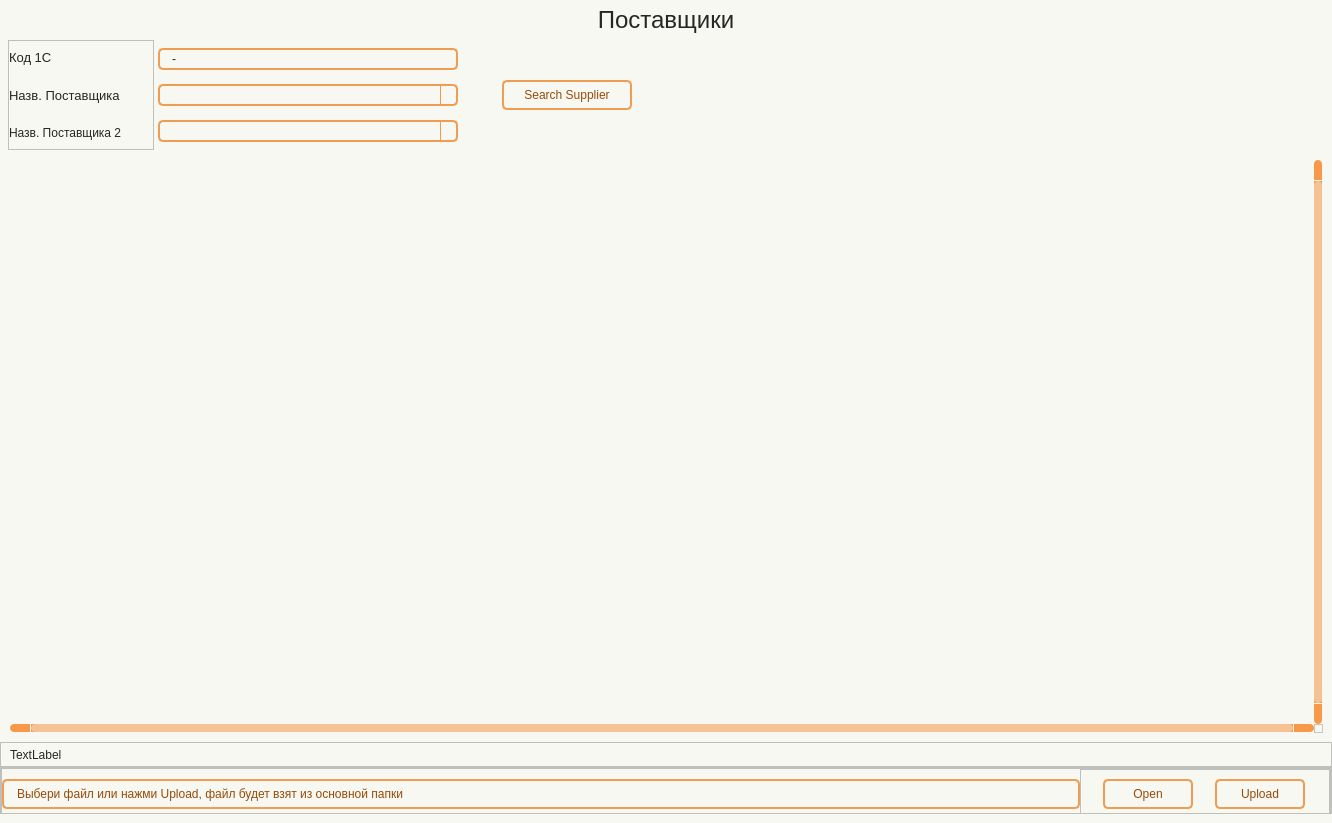
<?xml version="1.0" encoding="UTF-8"?>
<ui version="4.0">
 <class>Form</class>
 <widget class="QWidget" name="Form">
  <property name="geometry">
   <rect>
    <x>0</x>
    <y>0</y>
    <width>1332</width>
    <height>823</height>
   </rect>
  </property>
  <property name="minimumSize">
   <size>
    <width>930</width>
    <height>650</height>
   </size>
  </property>
  <property name="font">
   <font>
    <family>Tahoma</family>
    <pointsize>8</pointsize>
   </font>
  </property>
  <property name="contextMenuPolicy">
   <enum>Qt::ContextMenuPolicy::NoContextMenu</enum>
  </property>
  <property name="windowTitle">
   <string>Form</string>
  </property>
  <property name="styleSheet">
   <string notr="true">Form.QWidget{border: 2px solid #f28223;}

QWidget{
	background-color: #f8f8f2;
}

#Title_label.QLabel {
color: #262626;
font: 18pt &quot;Tahoma&quot;;
}

QLabel {
color: #262626;
font: 10pt &quot;Tahoma&quot;;
}

QPushButton {
	border: 2px solid #f09d54;
	border-radius: 5px;
	background-color: #f8f8f2;
	color: #964b09;
	font: 10pt &quot;Tahoma&quot;;
}

QPushButton:hover {
	background-color: #f28223;
	color: #ffffff;
}

QPushButton:pressed {
	background-color: #f28223;
	border: 2px solid #f28223;
	color: #ffffff;
}


QTableWidget {	
	background-color: #f8f8f2;
	padding: 10px;
	border-radius: 5px;
	gridline-color: #f8994a;
    outline: none;
	color: #262626;
}
QTableWidget::item{
	border-color: #f8994a;
	padding-left: 5px;
	padding-right: 5px;
	gridline-color: #f8994a;
	color: #262626;
	padding: 1px;
    font: 7pt &quot;Tahoma&quot;; 
}
QTableWidget::item:selected{
	background-color: #f28223;
    color: #ffffff;
}
QTableWidget::item:editable {
	background-color: #ffffd0;
	border: #ffffff;
}
QTableWidget::item:focus {
	background-color: #f28223;
	border: 2px solid #ffffff;
}
QHeaderView::section{
	background-color: #f8f8f2;
	border: none;
	border-style: none;
}
QTableWidget::horizontalHeader {	
	background-color: #f8994a;
	font: 10pt &quot;Tahoma&quot;;
}
QHeaderView::section:horizontal {
    border: 1px solid #f8994a;
	background-color: #ffd4af;
	padding: 3px;
	border-top-left-radius: 7px;
    border-top-right-radius: 7px;
    color: #262626;
}
QHeaderView::section:vertical {
    border: 1px solid #f8994a;
	color: #262626;
}

QLineEdit {
	background-color: #f8f8f2;
	border-radius: 5px;
	border: 2px solid #f09d54;
	padding-left: 10px;
	selection-color: rgb(255, 255, 255);
	selection-background-color: #f28223;
    color: #262626;
}
QLineEdit:hover {
	border: 2px solid #f28223;
}
QLineEdit:focus {
	border: 2px solid #f28223;
}

/* Стили для множественного выбора */
QListWidget {
    background-color: #f8f8f2;
    border: 2px solid #f09d54;
    border-radius: 5px;
    color: #262626;
    font: 10pt &quot;Tahoma&quot;;
}

QListWidget::item {
    padding: 5px;
    border-bottom: 1px solid #f8994a;
}

QListWidget::item:selected {
    background-color: #f28223;
    color: #ffffff;
}

QListWidget::item:hover {
    background-color: #ffd4af;
}

/* Улучшенная видимость чекбоксов */
QCheckBox::indicator {
    width: 16px;
    height: 16px;
}

QCheckBox::indicator:unchecked {
    border: 2px solid #f09d54;
    background-color: #f8f8f2;
    border-radius: 3px;
}

QCheckBox::indicator:checked {
    border: 2px solid #f28223;
    background-color: #f28223;
    border-radius: 3px;
    image: url(:/icon/icon/check.svg);
}

QCheckBox::indicator:hover {
    border: 2px solid #f28223;
}

QComboBox {
	background-color: #f8f8f2;
	border-radius: 5px;
	border: 2px solid #f09d54;
	padding-left: 10px;
	selection-color: #f28223;
	selection-background-color: #f28223;
    color: #262626;
	font: 9pt &quot;Tahoma&quot;;
}
QComboBox:hover {
	border: 2px solid #f28223;
	
}
QComboBox:focus {
	border: 2px solid #f28223;
}

QComboBox QAbstractItemView::item {
	color: #262626;
}
QComboBox QAbstractItemView::item::selected {
	background-color: #f09d54;
	color: #ffffff;
}

QComboBox::down-arrow {
	
	image: url(:/icon/icon/chevron-down — копия — копия.svg);
}
QComboBox::drop-down {
    subcontrol-origin: padding;
    subcontrol-position: top right;
    width: 15px;
    border-left-width: 1px;
    border-left-color: #f8994a;
    border-left-style: solid; /* just a single line */
    border-top-right-radius: 3px; /* same radius as the QComboBox */
    border-bottom-right-radius: 3px;
	color: #262626;
}

QScrollBar:horizontal {
    border: none;
    background: #f8994a;
    height: 8px;
    margin: 0px 21px 0 21px;
	border-radius: 0px;
}
QScrollBar::handle:horizontal {
    background: #f6c294;
    min-width: 20px;
	border-radius: 4px
}
QScrollBar::add-line:horizontal {
    border: none;
    background: #f8994a;
    width: 20px;
	border-top-right-radius: 4px;
    border-bottom-right-radius: 4px;
    subcontrol-position: right;
    subcontrol-origin: margin;
}
QScrollBar::sub-line:horizontal {
    border: none;
    background: #f8994a;
    width: 20px;
	border-top-left-radius: 4px;
    border-bottom-left-radius: 4px;
    subcontrol-position: left;
    subcontrol-origin: margin;
}
QScrollBar::up-arrow:horizontal, QScrollBar::down-arrow:horizontal
{
     background: none;
}
QScrollBar::add-page:horizontal, QScrollBar::sub-page:horizontal
{
     background: none;
}
 QScrollBar:vertical {
	border: none;
    background-color: #f8994a;
    width: 8px;
    margin: 21px 0 21px 0;
	border-radius: 0px;
 }
 QScrollBar::handle:vertical {	
	background: #f6c294;
    min-height: 25px;
	border-radius: 4px
 }
 QScrollBar::add-line:vertical {
     border: none;
    background: #f8994a;
     height: 20px;
	border-bottom-left-radius: 4px;
    border-bottom-right-radius: 4px;
     subcontrol-position: bottom;
     subcontrol-origin: margin;
 }
 QScrollBar::sub-line:vertical {
	border: none;
    background: #f8994a;
     height: 20px;
	border-top-left-radius: 4px;
    border-top-right-radius: 4px;
     subcontrol-position: top;
     subcontrol-origin: margin;
 }
 QScrollBar::up-arrow:vertical, QScrollBar::down-arrow:vertical {
     background: none;
 }

 QScrollBar::add-page:vertical, QScrollBar::sub-page:vertical {
     background: none;
 }

QDateEdit {
    background-color: #f8f8f2;
    border-radius: 5px;
    border: 2px solid #f09d54;
    padding-left: 10px; /* Add left padding */
    padding-right: 10px; /* Add right padding to accommodate the dropdown arrow */
    color: #262626;
    font: 10pt &quot;Tahoma&quot;;
    min-width: 80px; /* Minimum width to prevent text clipping */
}

QDateEdit:hover {
    border: 2px solid #f28223;
}

QDateEdit:focus {
    border: 2px solid #f28223;
}

QDateEdit::drop-down {
    subcontrol-origin: padding;
    subcontrol-position: top right;
    width: 25px; /* Keep the dropdown arrow width */
    border-left-width: 1px;
    border-left-color: #f8994a;
    border-left-style: solid;
    border-top-right-radius: 3px;
    border-bottom-right-radius: 3px;
    background-color: #f8f8f2;
}

QDateEdit::down-arrow {
	image: url(:/icon/icon/chevron-down — копия — копия.svg);
    width: 16px;
    height: 16px;
}

/* Calendar Styling */
QCalendarWidget {
    background-color: #f8f8f2;
    border: 2px solid #f28223;
    color: #262626;
}

QCalendarWidget QWidget {
    color: #262626;
}

QCalendarWidget QAbstractItemView {
    background-color: #f8f8f2;
    selection-background-color: #f28223;
    selection-color: #ffffff;
}

QCalendarWidget QToolButton {
    background-color: #ffd4af;
    color: #262626;
    font: 10pt &quot;Tahoma&quot;;
    border-radius: 3px;
    padding: 5px;
}

QCalendarWidget QToolButton:hover {
    background-color: #f28223;
    color: #ffffff;
}

QCalendarWidget QMenu {
    background-color: #f8f8f2;
    border: 1px solid #f28223;
}

QCalendarWidget QSpinBox {
    background-color: #f8f8f2;
    color: #262626;
    border: 1px solid #f09d54;
}

QCalendarWidget QSpinBox::up-button {
    subcontrol-origin: border;
    subcontrol-position: top right;
    width: 15px;
    border-left-width: 1px;
    border-left-color: #f8994a;
    border-left-style: solid;
}

QCalendarWidget QSpinBox::down-button {
    subcontrol-origin: border;
    subcontrol-position: bottom right;
    width: 15px;
    border-left-width: 1px;
    border-left-color: #f8994a;
    border-left-style: solid;
}

QCalendarWidget QSpinBox::up-arrow {
	image: url(:/icon/icon/chevron-up — копия — копия.svg);
    width: 10px;
    height: 10px;
}

QCalendarWidget QSpinBox::down-arrow {
	image: url(:/icon/icon/chevron-down — копия — копия.svg);
    width: 10px;
    height: 10px;
}
</string>
  </property>
  <layout class="QHBoxLayout" name="horizontalLayout">
   <property name="spacing">
    <number>0</number>
   </property>
   <property name="leftMargin">
    <number>0</number>
   </property>
   <property name="topMargin">
    <number>0</number>
   </property>
   <property name="rightMargin">
    <number>0</number>
   </property>
   <property name="bottomMargin">
    <number>0</number>
   </property>
   <item>
    <widget class="QWidget" name="widget" native="true">
     <property name="font">
      <font>
       <family>Tahoma</family>
      </font>
     </property>
     <layout class="QVBoxLayout" name="verticalLayout_6">
      <property name="spacing">
       <number>0</number>
      </property>
      <property name="leftMargin">
       <number>0</number>
      </property>
      <property name="topMargin">
       <number>0</number>
      </property>
      <property name="rightMargin">
       <number>0</number>
      </property>
      <item>
       <widget class="QLabel" name="Title_label">
        <property name="minimumSize">
         <size>
          <width>0</width>
          <height>40</height>
         </size>
        </property>
        <property name="maximumSize">
         <size>
          <width>16777215</width>
          <height>40</height>
         </size>
        </property>
        <property name="font">
         <font>
          <family>Tahoma</family>
          <pointsize>18</pointsize>
          <italic>false</italic>
          <bold>false</bold>
         </font>
        </property>
        <property name="layoutDirection">
         <enum>Qt::LayoutDirection::LeftToRight</enum>
        </property>
        <property name="text">
         <string>Поставщики</string>
        </property>
        <property name="alignment">
         <set>Qt::AlignmentFlag::AlignCenter</set>
        </property>
       </widget>
      </item>
      <item>
       <widget class="QFrame" name="frame_Search">
        <property name="minimumSize">
         <size>
          <width>0</width>
          <height>110</height>
         </size>
        </property>
        <property name="maximumSize">
         <size>
          <width>16777215</width>
          <height>155</height>
         </size>
        </property>
        <layout class="QHBoxLayout" name="horizontalLayout_5">
         <property name="spacing">
          <number>4</number>
         </property>
         <property name="leftMargin">
          <number>8</number>
         </property>
         <property name="topMargin">
          <number>0</number>
         </property>
         <property name="rightMargin">
          <number>0</number>
         </property>
         <property name="bottomMargin">
          <number>0</number>
         </property>
         <item>
          <widget class="QFrame" name="frame">
           <property name="minimumSize">
            <size>
             <width>100</width>
             <height>0</height>
            </size>
           </property>
           <property name="maximumSize">
            <size>
             <width>150</width>
             <height>16777215</height>
            </size>
           </property>
           <property name="font">
            <font>
             <family>Tahoma</family>
            </font>
           </property>
           <property name="frameShape">
            <enum>QFrame::Shape::StyledPanel</enum>
           </property>
           <property name="frameShadow">
            <enum>QFrame::Shadow::Raised</enum>
           </property>
           <layout class="QVBoxLayout" name="verticalLayout_2">
            <property name="leftMargin">
             <number>0</number>
            </property>
            <property name="topMargin">
             <number>0</number>
            </property>
            <property name="rightMargin">
             <number>9</number>
            </property>
            <property name="bottomMargin">
             <number>0</number>
            </property>
            <item>
             <widget class="QLabel" name="label_2">
              <property name="font">
               <font>
                <family>Tahoma</family>
                <pointsize>10</pointsize>
                <italic>false</italic>
                <bold>false</bold>
               </font>
              </property>
              <property name="text">
               <string>Код 1С</string>
              </property>
             </widget>
            </item>
            <item>
             <widget class="QLabel" name="label_3">
              <property name="font">
               <font>
                <family>Tahoma</family>
                <pointsize>10</pointsize>
                <italic>false</italic>
                <bold>false</bold>
               </font>
              </property>
              <property name="styleSheet">
               <string notr="true"/>
              </property>
              <property name="text">
               <string>Назв. Поставщика</string>
              </property>
             </widget>
            </item>
            <item>
             <widget class="QLabel" name="label">
              <property name="text">
               <string>Назв. Поставщика 2</string>
              </property>
             </widget>
            </item>
           </layout>
          </widget>
         </item>
         <item>
          <widget class="QFrame" name="frame_2">
           <property name="maximumSize">
            <size>
             <width>300</width>
             <height>16777215</height>
            </size>
           </property>
           <layout class="QVBoxLayout" name="verticalLayout_3">
            <property name="spacing">
             <number>6</number>
            </property>
            <property name="leftMargin">
             <number>0</number>
            </property>
            <property name="topMargin">
             <number>0</number>
            </property>
            <property name="rightMargin">
             <number>0</number>
            </property>
            <property name="bottomMargin">
             <number>0</number>
            </property>
            <item>
             <widget class="QLineEdit" name="line_ID">
              <property name="minimumSize">
               <size>
                <width>0</width>
                <height>22</height>
               </size>
              </property>
              <property name="maximumSize">
               <size>
                <width>16777215</width>
                <height>22</height>
               </size>
              </property>
              <property name="text">
               <string>-</string>
              </property>
             </widget>
            </item>
            <item>
             <widget class="QComboBox" name="line_Suppl1">
              <property name="minimumSize">
               <size>
                <width>0</width>
                <height>22</height>
               </size>
              </property>
              <property name="maximumSize">
               <size>
                <width>16777215</width>
                <height>22</height>
               </size>
              </property>
             </widget>
            </item>
            <item>
             <widget class="QComboBox" name="line_Suppl2">
              <property name="minimumSize">
               <size>
                <width>0</width>
                <height>22</height>
               </size>
              </property>
              <property name="maximumSize">
               <size>
                <width>16777215</width>
                <height>22</height>
               </size>
              </property>
             </widget>
            </item>
           </layout>
          </widget>
         </item>
         <item>
          <spacer name="horizontalSpacer">
           <property name="orientation">
            <enum>Qt::Orientation::Horizontal</enum>
           </property>
           <property name="sizeType">
            <enum>QSizePolicy::Policy::Fixed</enum>
           </property>
           <property name="sizeHint" stdset="0">
            <size>
             <width>40</width>
             <height>20</height>
            </size>
           </property>
          </spacer>
         </item>
         <item>
          <widget class="QFrame" name="frame_3">
           <property name="minimumSize">
            <size>
             <width>130</width>
             <height>0</height>
            </size>
           </property>
           <property name="maximumSize">
            <size>
             <width>120</width>
             <height>16777215</height>
            </size>
           </property>
           <layout class="QVBoxLayout" name="verticalLayout_4">
            <property name="leftMargin">
             <number>0</number>
            </property>
            <property name="topMargin">
             <number>9</number>
            </property>
            <property name="rightMargin">
             <number>0</number>
            </property>
            <item>
             <widget class="QPushButton" name="btn_find_suppl">
              <property name="minimumSize">
               <size>
                <width>130</width>
                <height>30</height>
               </size>
              </property>
              <property name="maximumSize">
               <size>
                <width>92</width>
                <height>16777215</height>
               </size>
              </property>
              <property name="text">
               <string>Search Supplier</string>
              </property>
              <property name="icon">
               <iconset resource="../resource.qrc">
                <normaloff>:/icon/icon/search — копия — копия.svg</normaloff>:/icon/icon/search — копия — копия.svg</iconset>
              </property>
             </widget>
            </item>
           </layout>
          </widget>
         </item>
         <item>
          <spacer name="horizontalSpacer_3">
           <property name="orientation">
            <enum>Qt::Orientation::Horizontal</enum>
           </property>
           <property name="sizeType">
            <enum>QSizePolicy::Policy::Fixed</enum>
           </property>
           <property name="sizeHint" stdset="0">
            <size>
             <width>700</width>
             <height>20</height>
            </size>
           </property>
          </spacer>
         </item>
        </layout>
       </widget>
      </item>
      <item>
       <widget class="QTableWidget" name="table">
        <property name="minimumSize">
         <size>
          <width>0</width>
          <height>0</height>
         </size>
        </property>
        <property name="font">
         <font>
          <family>Tahoma</family>
          <pointsize>10</pointsize>
          <italic>false</italic>
          <bold>false</bold>
         </font>
        </property>
        <property name="verticalScrollBarPolicy">
         <enum>Qt::ScrollBarPolicy::ScrollBarAlwaysOn</enum>
        </property>
        <property name="horizontalScrollBarPolicy">
         <enum>Qt::ScrollBarPolicy::ScrollBarAlwaysOn</enum>
        </property>
        <property name="sizeAdjustPolicy">
         <enum>QAbstractScrollArea::SizeAdjustPolicy::AdjustToContents</enum>
        </property>
        <property name="selectionMode">
         <enum>QAbstractItemView::SelectionMode::SingleSelection</enum>
        </property>
        <property name="textElideMode">
         <enum>Qt::TextElideMode::ElideMiddle</enum>
        </property>
        <property name="sortingEnabled">
         <bool>true</bool>
        </property>
        <property name="wordWrap">
         <bool>true</bool>
        </property>
        <property name="columnCount">
         <number>0</number>
        </property>
        <attribute name="horizontalHeaderCascadingSectionResizes">
         <bool>true</bool>
        </attribute>
        <attribute name="horizontalHeaderMinimumSectionSize">
         <number>55</number>
        </attribute>
        <attribute name="horizontalHeaderShowSortIndicator" stdset="0">
         <bool>true</bool>
        </attribute>
        <attribute name="horizontalHeaderStretchLastSection">
         <bool>true</bool>
        </attribute>
        <attribute name="verticalHeaderVisible">
         <bool>false</bool>
        </attribute>
        <attribute name="verticalHeaderCascadingSectionResizes">
         <bool>true</bool>
        </attribute>
        <attribute name="verticalHeaderDefaultSectionSize">
         <number>25</number>
        </attribute>
        <attribute name="verticalHeaderHighlightSections">
         <bool>false</bool>
        </attribute>
       </widget>
      </item>
      <item>
       <widget class="QFrame" name="frame_6">
        <property name="minimumSize">
         <size>
          <width>0</width>
          <height>25</height>
         </size>
        </property>
        <property name="frameShape">
         <enum>QFrame::Shape::StyledPanel</enum>
        </property>
        <property name="frameShadow">
         <enum>QFrame::Shadow::Raised</enum>
        </property>
        <layout class="QHBoxLayout" name="horizontalLayout_2">
         <property name="spacing">
          <number>0</number>
         </property>
         <property name="topMargin">
          <number>0</number>
         </property>
         <property name="bottomMargin">
          <number>0</number>
         </property>
         <item>
          <widget class="QLabel" name="label_msg">
           <property name="text">
            <string>TextLabel</string>
           </property>
          </widget>
         </item>
        </layout>
       </widget>
      </item>
      <item>
       <widget class="QFrame" name="frame_Update">
        <property name="frameShape">
         <enum>QFrame::Shape::StyledPanel</enum>
        </property>
        <property name="frameShadow">
         <enum>QFrame::Shadow::Raised</enum>
        </property>
        <layout class="QVBoxLayout" name="verticalLayout">
         <property name="spacing">
          <number>0</number>
         </property>
         <property name="leftMargin">
          <number>0</number>
         </property>
         <property name="topMargin">
          <number>0</number>
         </property>
         <property name="rightMargin">
          <number>0</number>
         </property>
         <property name="bottomMargin">
          <number>0</number>
         </property>
         <item>
          <widget class="QFrame" name="frame_suppl_file">
           <property name="minimumSize">
            <size>
             <width>0</width>
             <height>45</height>
            </size>
           </property>
           <property name="maximumSize">
            <size>
             <width>16777215</width>
             <height>45</height>
            </size>
           </property>
           <property name="frameShape">
            <enum>QFrame::Shape::StyledPanel</enum>
           </property>
           <property name="frameShadow">
            <enum>QFrame::Shadow::Raised</enum>
           </property>
           <layout class="QHBoxLayout" name="horizontalLayout_4">
            <property name="spacing">
             <number>0</number>
            </property>
            <property name="leftMargin">
             <number>0</number>
            </property>
            <property name="topMargin">
             <number>0</number>
            </property>
            <property name="rightMargin">
             <number>0</number>
            </property>
            <property name="bottomMargin">
             <number>0</number>
            </property>
            <item>
             <widget class="QFrame" name="frame_4">
              <property name="minimumSize">
               <size>
                <width>0</width>
                <height>50</height>
               </size>
              </property>
              <property name="frameShadow">
               <enum>QFrame::Shadow::Raised</enum>
              </property>
              <layout class="QVBoxLayout" name="verticalLayout_5">
               <property name="spacing">
                <number>0</number>
               </property>
               <property name="leftMargin">
                <number>0</number>
               </property>
               <property name="topMargin">
                <number>0</number>
               </property>
               <property name="rightMargin">
                <number>0</number>
               </property>
               <property name="bottomMargin">
                <number>0</number>
               </property>
               <item>
                <widget class="QLabel" name="label_Supplier_File">
                 <property name="minimumSize">
                  <size>
                   <width>0</width>
                   <height>30</height>
                  </size>
                 </property>
                 <property name="maximumSize">
                  <size>
                   <width>16777215</width>
                   <height>30</height>
                  </size>
                 </property>
                 <property name="styleSheet">
                  <string notr="true">QLabel {
	background-color: #f8f8f2;
	border-radius: 5px;
	border: 2px solid #f09d54;
	padding-left: 10px;
	color: #964b09;
	font: 10pt &quot;Tahoma&quot;;
}
</string>
                 </property>
                 <property name="text">
                  <string>Выбери файл или нажми Upload, файл будет взят из основной папки</string>
                 </property>
                </widget>
               </item>
              </layout>
             </widget>
            </item>
            <item>
             <widget class="QFrame" name="frame_5">
              <property name="minimumSize">
               <size>
                <width>120</width>
                <height>50</height>
               </size>
              </property>
              <property name="maximumSize">
               <size>
                <width>250</width>
                <height>16777215</height>
               </size>
              </property>
              <property name="frameShape">
               <enum>QFrame::Shape::StyledPanel</enum>
              </property>
              <property name="frameShadow">
               <enum>QFrame::Shadow::Raised</enum>
              </property>
              <layout class="QHBoxLayout" name="horizontalLayout_3">
               <property name="spacing">
                <number>0</number>
               </property>
               <property name="leftMargin">
                <number>0</number>
               </property>
               <property name="topMargin">
                <number>0</number>
               </property>
               <property name="rightMargin">
                <number>0</number>
               </property>
               <property name="bottomMargin">
                <number>0</number>
               </property>
               <item>
                <widget class="QPushButton" name="btn_open_file">
                 <property name="minimumSize">
                  <size>
                   <width>90</width>
                   <height>30</height>
                  </size>
                 </property>
                 <property name="maximumSize">
                  <size>
                   <width>90</width>
                   <height>16777215</height>
                  </size>
                 </property>
                 <property name="text">
                  <string>Open</string>
                 </property>
                 <property name="icon">
                  <iconset resource="../resource.qrc">
                   <normaloff>:/icon/icon/folder — копия — копия.svg</normaloff>:/icon/icon/folder — копия — копия.svg</iconset>
                 </property>
                </widget>
               </item>
               <item>
                <widget class="QPushButton" name="btn_upload_file">
                 <property name="minimumSize">
                  <size>
                   <width>90</width>
                   <height>30</height>
                  </size>
                 </property>
                 <property name="maximumSize">
                  <size>
                   <width>90</width>
                   <height>16777215</height>
                  </size>
                 </property>
                 <property name="text">
                  <string>Upload</string>
                 </property>
                 <property name="icon">
                  <iconset resource="../resource.qrc">
                   <normaloff>:/icon/icon/upload — копия — копия.svg</normaloff>:/icon/icon/upload — копия — копия.svg</iconset>
                 </property>
                </widget>
               </item>
              </layout>
             </widget>
            </item>
           </layout>
          </widget>
         </item>
        </layout>
       </widget>
      </item>
     </layout>
    </widget>
   </item>
  </layout>
 </widget>
 <resources>
  <include location="../resource.qrc"/>
 </resources>
 <connections/>
</ui>
